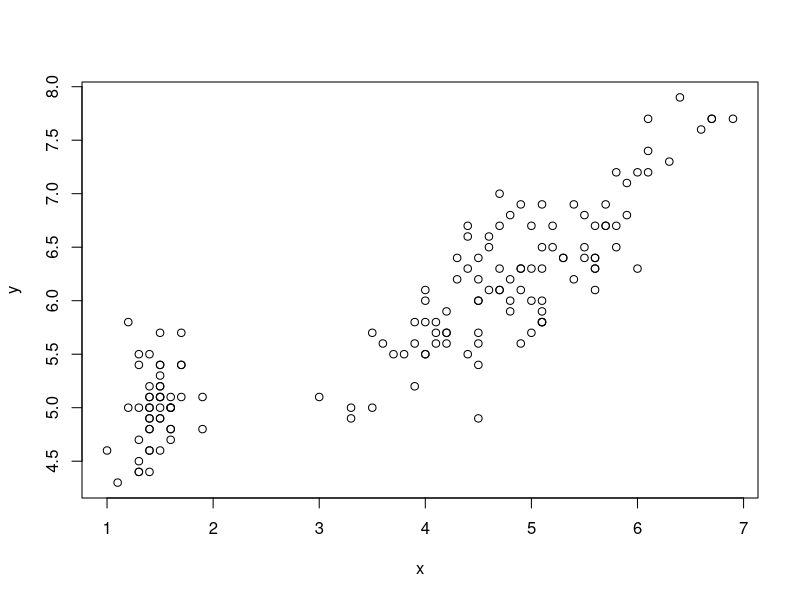
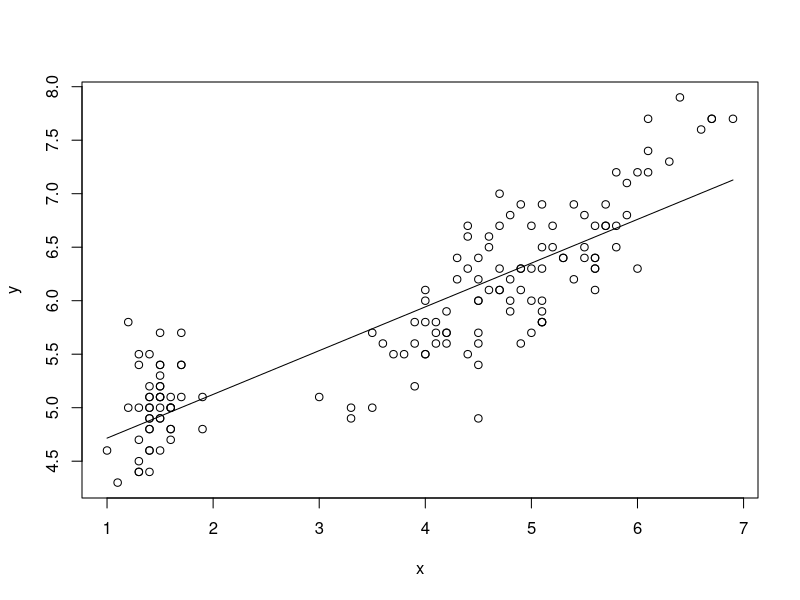
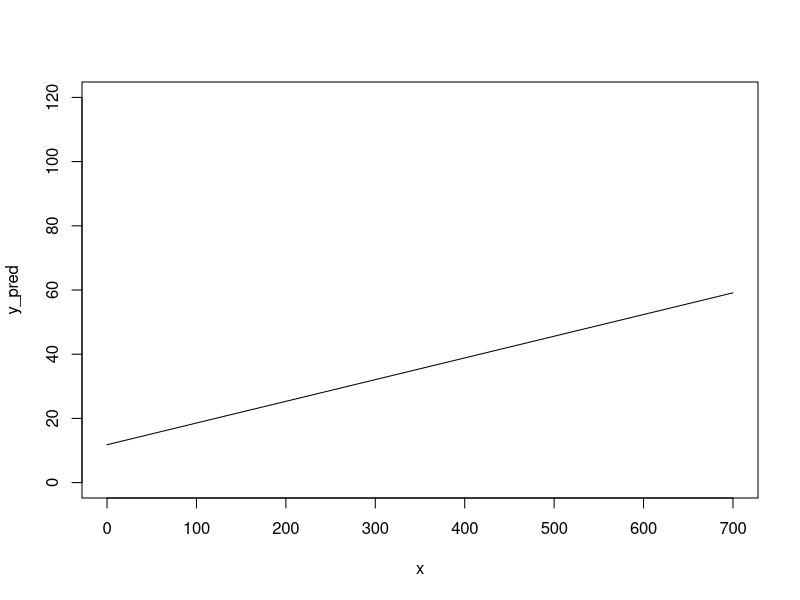

The R script that drew these images, in order:
# Problema 2

mis_dades <- iris
mis_dades

x <- mis_dades$Petal.Length
x

y <- mis_dades$Sepal.Length
y

plot(x,y)

x_bar <- mean(x)
x_bar

y_bar <- mean(y)
y_bar

m <- sum((x-x_bar)*(y-y_bar))/sum((x-x_bar)^2)
m

b <- y_bar - m*x_bar
b

m*1.5+b

#prediccion sobre las observaciones
y_pred <- m*x+b

plot(x, y)
lines(x, y_pred)

R_sq <- sum((y_pred-y_bar)^2)/sum((y-y_bar)^2)
R_sq

######### Usando las funciones de R

mod <- lm(y~x)
mod
summary(mod)

cor.test(x, y)

############## Pregunta 1


sqrt(0.1923)

m <- 0.0676
b <- 11.79755
x <- 647.1

x <- 0:700
y_pred <- m*x+b

plot(x, y_pred, type="l", ylim=c(0,120))








